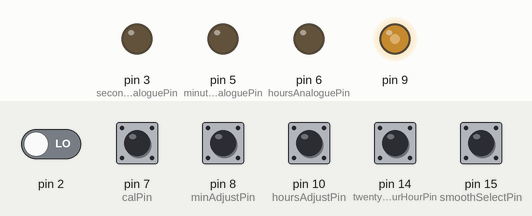
Simulated run of this sketch. Board: Arduino Uno, built with avr-gcc and run on an emulated ATmega328P. Parts: output pins drawn as LEDs (lit = HIGH). The test bench sets the inputs (shaded band); at power-on: pin 7 (calPin), pin 8 (minAdjustPin), pin 10 (hoursAdjustPin), pin 14 (twentyFourHourPin), pin 15 (smoothSelectPin) HIGH, pin 2 LOW. What the sketch prints to the serial monitor is not drawn.

Above: at 1.2 s.
1.3 s: pin 8 (minAdjustPin) pulled LOW for 0.15 s
At 1.6 s:
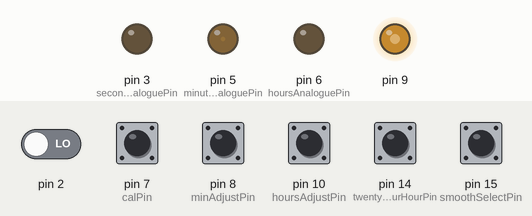
2.9 s: pin 10 (hoursAdjustPin) pulled LOW for 1 s
At 5.2 s:
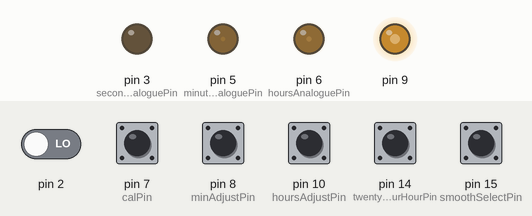
5.9 s: pin 7 (calPin) pulled LOW for 0.15 s
At 16.3 s:
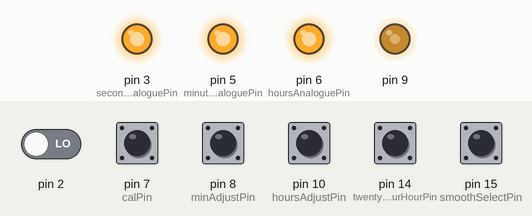
Timing chart, 0 to 17.4 s (numbered marks = the images above; inputs shaded):
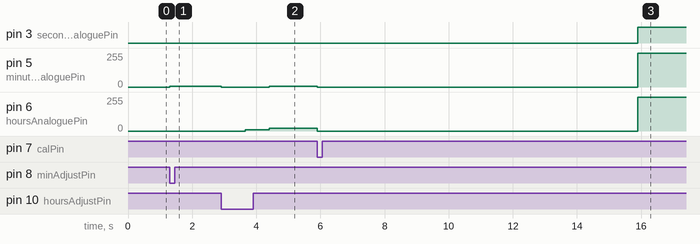

Measured:
- after the input at 1.3 s, pin 5 (minutesAnaloguePin): 0/255 → 4/255 at once
- after the input at 2.9 s, pin 5 (minutesAnaloguePin): 4/255 → 0/255 at once, → 4/255 1.5 s later; pin 6 (hoursAnaloguePin): 0/255 → 10/255 after 0.75 s, → 21/255 0.75 s later
- after the input at 5.9 s, pin 3 (secondsAnaloguePin): LOW → HIGH after 10.0 s; pin 5 (minutesAnaloguePin): 4/255 → 0/255 at once, → 255/255 10.0 s later; pin 6 (hoursAnaloguePin): 21/255 → 0/255 at once, → 255/255 10.0 s later

The sketch:

Analogue_clock.ino
```cpp
/*  Another stupid clock project.
    (c) A.G.Doswell 2017

    PWM referenced clock, driving 3 analogue moving coil meters, set up to read hours, minutes and seconds.

    See http://www.andydoz.blogspot.com/
    for more information and the circuit diagram.

*/
int clockInt = 0;            // Digital pin 2 is now interrupt 0
int masterClock = 0;         // Counts rising edge clock signals
int seconds = 0;             // variable
int minutes = 00;            // variable
int hours = 00;
int secondsAnaloguePin = 3;
int minutesAnaloguePin = 5;
int hoursAnaloguePin = 6;
int calPin = 7;
int minAdjustPin = 8;
int hoursAdjustPin = 10;
int twentyFourHourPin = 14; // Pin A0
int smoothSelectPin = 15;   // Pin A1
int displayHours;
unsigned long totalSecondsHour;
unsigned long totalSecondsMinute;
unsigned long smoothSeconds;

void setup() {
  pinMode (secondsAnaloguePin, OUTPUT);
  pinMode (minutesAnaloguePin, OUTPUT);
  pinMode (hoursAnaloguePin, OUTPUT);
  pinMode (calPin, INPUT_PULLUP);  // cal switch connected to pin 7. This allows FSD on meters to be set
  pinMode (minAdjustPin, INPUT_PULLUP);  // Minutes adjust switch
  pinMode (hoursAdjustPin, INPUT_PULLUP);  // Hours adjust switch
  pinMode (twentyFourHourPin, INPUT_PULLUP); // 24 hour clock mode switch
  pinMode (smoothSelectPin, INPUT_PULLUP); // Smooth select switch
  attachInterrupt(clockInt, clockCounter, RISING); //  clockInt is the interrupt, clockCounter function is called when invoked on a RISING clock edge
  analogWrite(9, 127);     // this starts our PWM 'clock' with a 50% duty cycle
  Serial.begin (115200);
}


void clockCounter()        // Called by interrupt, driven by the PWM
{
  masterClock ++;          // With each clock rise add 1 to masterClock count
  smoothSeconds ++;   // Used to develop smooth seconds
  if (masterClock >= 490)  // 490Hz reached
  {
    seconds ++;            // After one 490Hz cycle add 1 second ;)
    masterClock = 0;       // Reset after 1 second is reached
  }
  return;
}

void updateClockDisplaySmooth() {

  totalSecondsMinute = (seconds + (minutes * 60));
  totalSecondsHour = ((seconds / 10) + (minutes * 6) + (displayHours * 360)); // Hours as seconds divided by 10, so as not to exceed a 16 bit unsigned integer
  int x = map(smoothSeconds, 0, 29400, 0, 255); // Map smoothSeconds to 8-bit value
  analogWrite(3 , x);                           // Update PWM
  x = map (totalSecondsMinute, 0, 3600, 0, 255);    // Map and update for minutes
  analogWrite(5, x);
  if (digitalRead (twentyFourHourPin) == true) {
    x = map (totalSecondsHour, 0, 8640, 0, 255);     // Map and update the PWM for hours
  }
  else {
    x = map (totalSecondsHour, 0, 4320, 0, 255);
  }
  analogWrite(6, x);

}

void updateClockDisplayCoarse() {
  int x = map(seconds, 0, 59, 0, 255); // map seconds to 8-bit value
  analogWrite(3 , x);
  x = map (minutes, 0, 60, 0, 255);
  analogWrite(5, x);
  if (digitalRead (twentyFourHourPin) == true) {
    x = map(displayHours, 0, 24, 0, 255);
  }
  else {
    x = map(displayHours, 0, 12, 0, 255);
  }
  analogWrite(6, x);
}

void loop() {
  if (seconds == 60) {   // Real timekeeping starts here
    minutes ++;          // Increment minutes by 1
    seconds = 0;         // Reset the seconds
    smoothSeconds=0;
  }

  if (minutes == 60) {
    hours ++;             // Increment hours
    minutes = 0;          // Reset minutes
  }

  if (hours == 24) {
    hours = 0;
  }

  if (digitalRead (twentyFourHourPin) == true) { // If the 24 hour select is true, then set the display hours
    displayHours = hours;
  }
  else {                  // If 24 hours is not selected, set the hours conditionally set the display hours - 12
    if (hours >= 12) {
      displayHours = hours - 12;
    }
    else {
      displayHours = hours;
    }
  }

  if (digitalRead (smoothSelectPin) == true) {
    updateClockDisplaySmooth ();
  }
  else {
    updateClockDisplayCoarse ();
  }

  if (digitalRead (7) == LOW) { // Cal button pressed
    analogWrite (3, 0);   // Sets all meters to 0% to set zero for 10 seconds
    analogWrite (5, 0);
    analogWrite (6, 0);
    delay (10000);
    analogWrite (3, 255); // Sets all meters to 100% to set FSD for 10 seconds
    analogWrite (5, 255);
    analogWrite (6, 255);
    delay (10000);
  }

  if (digitalRead (8) == LOW) {   // Minutes adjust switch
    detachInterrupt (clockInt);   // Temporaily stop the clock running
    seconds = 0;                  // Zero the seconds, so if the display is set to smooth, it's setting is not confused by the seconds count
    smoothSeconds = 0;
    minutes ++;                   // Increment minutes

    updateClockDisplayCoarse();   // Update the display as coarse, regardless of switch setting
    delay (750);
    attachInterrupt(clockInt, clockCounter, RISING);    // Restart clock
  }

  if (digitalRead (10) == LOW) {   // Hours adjust switch
    detachInterrupt (clockInt);   // Temporaily stop the clock running
    seconds = 0;
    smoothSeconds = 0;
    hours ++;                     // Increment hours
    int minutesTemp = minutes;    // Temporarily store the minutes
    minutes = 0;                  // Zero the minutes, just so the hours display is not confused during setting by a high number of minutes, if the display is set to smooth
    updateClockDisplayCoarse ();  // Update the display as coarse, regardless of switch setting
    delay (750);
    minutes = minutesTemp;        // Restore the correct minutes.
    attachInterrupt(clockInt, clockCounter, RISING);   // Restart clock
  }
  //debugging
  Serial.print(hours);
  Serial.print(":");
  Serial.print(minutes);
  Serial.print(":");
  Serial.print(seconds);
  Serial.print("  ");
  Serial.print(displayHours);
  Serial.print("   ");
  Serial.println(smoothSeconds);
}
```
